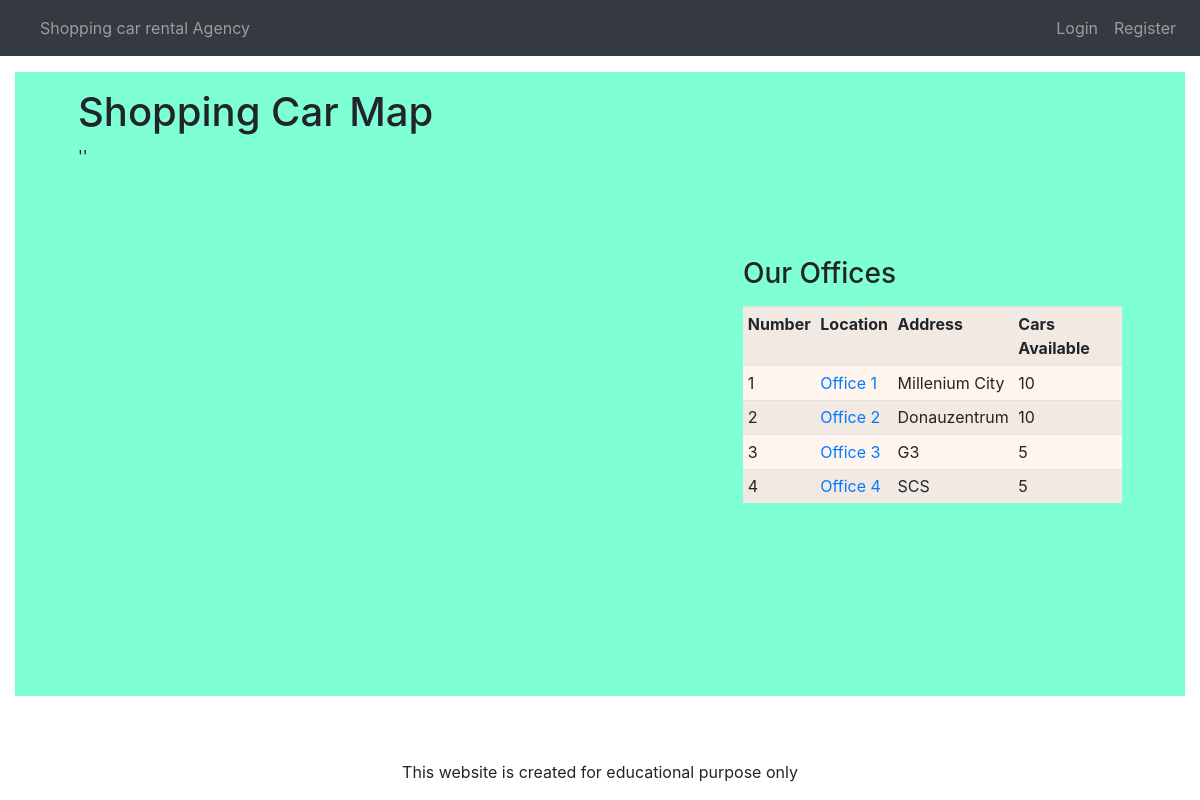
The page /office_list.php on the database its author committed.
### tables this page shows
CREATE TABLE `office` (
  `office_id` int(11) NOT NULL,
  `office_name` varchar(50) DEFAULT NULL,
  `address` varchar(50) DEFAULT NULL,
  `lat` decimal(25,6) DEFAULT NULL,
  `lng` decimal(25,6) DEFAULT NULL
);

### office_list.php (the view, shortened to what this page needs)
<?php
  	include_once 'dbconnect.php';
$getOffices = "
	SELECT *
	FROM office
";
$resOffices = mysqli_query($conn, $getOffices);
 ?>
<?php include('navbar.php'); ?>
<div class="container-fluid row mx-auto" style="background-color: aquamarine;">
  <div class="col-lg-7 col-md-12 px-5 p-3 mr-auto">
    <h1>Shopping Car Map</h1>
    <div id="map" style="width:100%;height:32rem;"><?php echo "'".$data['nombre']."'"; ?></div><br>
  </div>
  <div class="col-lg-5 col-md-12 px-5 p-3 m-auto" style="overflow-x:auto;">
		<h3 class="py-2 ">Our Offices</h3>
		<table class="table table-sm table-hover table-striped" style="background-color: seashell">
			<tr>
				<th>Number</th>
				<th>Location</th>
				<th>Address</th>
				<th>Cars Available</th>
			</tr>
		<?php
			while($officeRow = mysqli_fetch_assoc($resOffices)) {
				if ($officeRow['office_id'] == 0) {
				}
				else { ?>
				<tr>
					<td><?php echo $officeRow['office_id']; ?></td>
					<td><a name="office" href="cars_list.php?office=<?php echo $officeRow['office_id']; ?>"><?php echo $officeRow['office_name']; ?></a></td>
					<td><?php echo $officeRow['address']; ?></td>
					<?php
						$queryGetCars = "
							SELECT *
							FROM car
							LEFT JOIN office ON fk_office_id = office_id
							WHERE fk_office_id =". $officeRow['office_id']
						;
						 $resCars = mysqli_query($conn, $queryGetCars);
						 $carsOffice = mysqli_num_rows($resCars);
					?>
					<td><?php echo $carsOffice; ?></td>
				</tr>
			<?php
				};};
			?>
		</table>
	</div>
</div>
<?php include('footer.php'); ?>

### navbar.php (shortened to what this page needs)
<!DOCTYPE html>
<html>
<head>
  <link rel="stylesheet" href="https://stackpath.bootstrapcdn.com/bootstrap/4.1.1/css/bootstrap.min.css">
  <link rel="stylesheet" type="text/css" href="css/style.css">
</head>
<body>
  <nav class="navbar navbar-expand-lg navbar-dark bg-dark mb-3 fixed-top">
    <div class="collapse navbar-collapse" id="navbarsExampleDefault">
      <?php if(isset($_SESSION['user'])) { ?>
      <ul class="navbar-nav mr-auto">
        <li class="nav-item">
          <a class="nav-link" href="home.php">Shopping Car</a>
        </li>
        <li class="nav-item">
          <a class="nav-link" href="office_list.php">Offices</a>
        </li>
        <li class="nav-item">
          <a class="nav-link" href="cars_list.php">Our Cars</a>
        </li>
      </ul>
      <ul class="navbar-nav ml-auto">
        <li class="nav-item">
          <a class="nav-link" href="account.php">Hi, <?php echo ucwords($user_first_name); ?>
             (Account) - <i class="fas fa-shopping-cart"></i> <?php echo $borrowedRows;  ?>
          </a>
        </li>
        <li class="nav-item">
          <a class="nav-link" href="logout.php?logout">Sign Out</a>
        </li>
      <?php } else { ?>
      <ul class="navbar-nav mr-auto">
        <li class="nav-item">
          <a class="nav-link" href="home.php">Shopping car rental Agency</a>
        </li>
      </ul>
      <ul class="navbar-nav ml-auto">
        <li class="nav-item">
          <a class="nav-link" href="index.php">Login</a>
        </li>
        <li class="nav-item">
          <a class="nav-link" href="register.php">Register</a>
        </li>
      <?php } ?>
      </ul>
    </div>
  </nav>
  <div class="container-fluid" id="all_container" style="margin-top: 4.5em">

### footer.php
  	</div>
	<div class="py-3 mt-5 copy">
		<div class="container">
			<p class="m-0 text-center">This website is created for educational purpose only</p>
		</div>
	</div>
</body>
</html>

### rows shown on the page
office: office_id "1", office_name "Office 1", address "Millenium City", carsOffice "10"
office: office_id "2", office_name "Office 2", address "Donauzentrum", carsOffice "10"
office: office_id "3", office_name "Office 3", address "G3", carsOffice "5"
office: office_id "4", office_name "Office 4", address "SCS", carsOffice "5"
